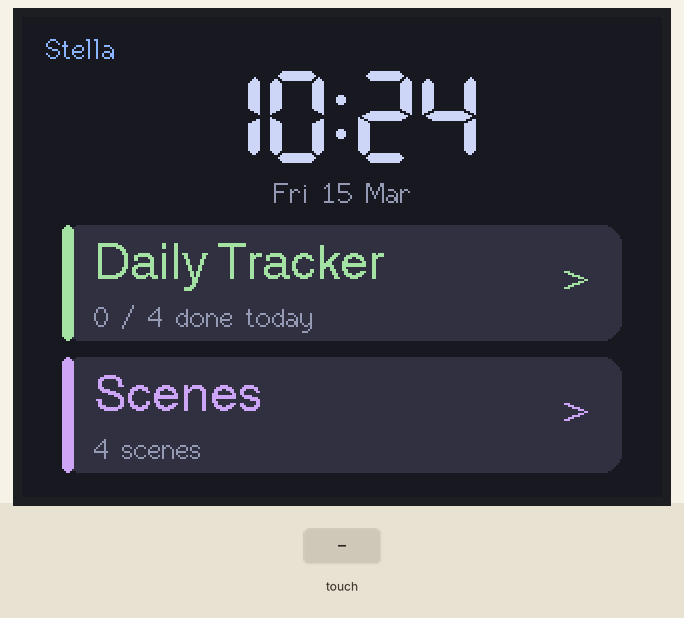
Bench run of a program on a simulated ESP32. Shown: 320×240 colour display. The test bench sets the inputs (shaded band). WiFi joins after 1.5 s; servers stay silent unless stated; the local clock reads 2024-03-15 10:24:30 at power-on unless the program sets it; EEPROM starts erased.

Above: at 3.1 s.
3.2 s: touch panel pressed at 13 % / 50 % of its raw x / y range
At 4.0 s:
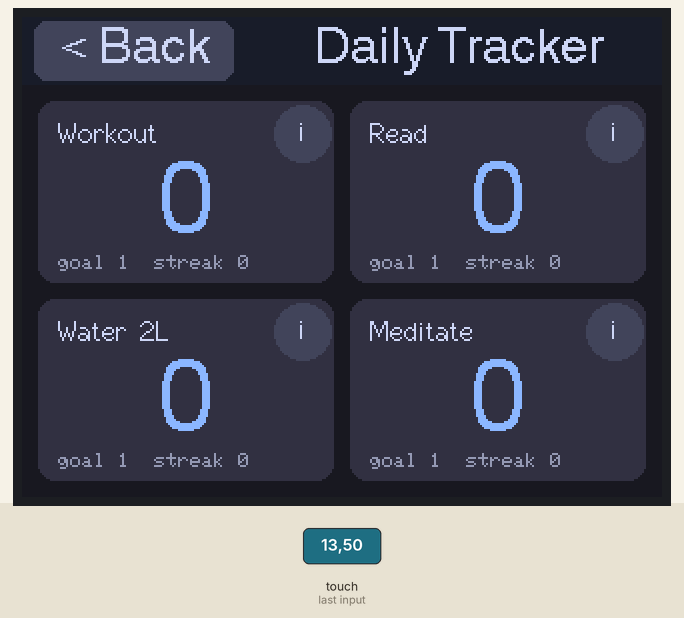
4.8 s: touch panel pressed at 13 % / 30 % of its raw x / y range
At 6.0 s:
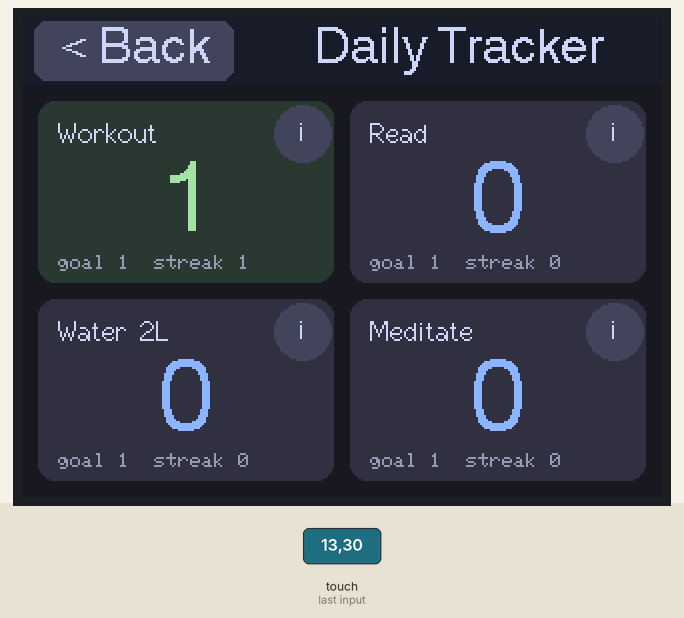
6.3 s: touch panel pressed at 38 % / 30 % of its raw x / y range
At 7.3 s:
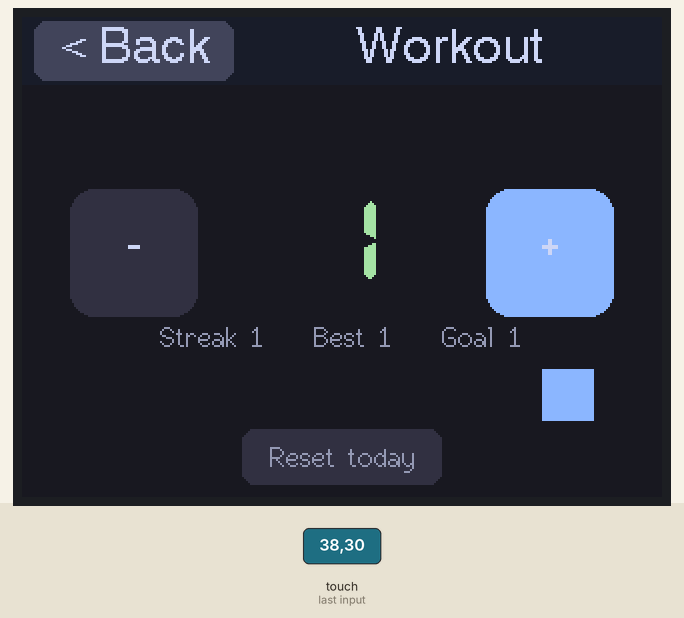
7.9 s: touch panel pressed at 13 % / 10 % of its raw x / y range
At 8.6 s:
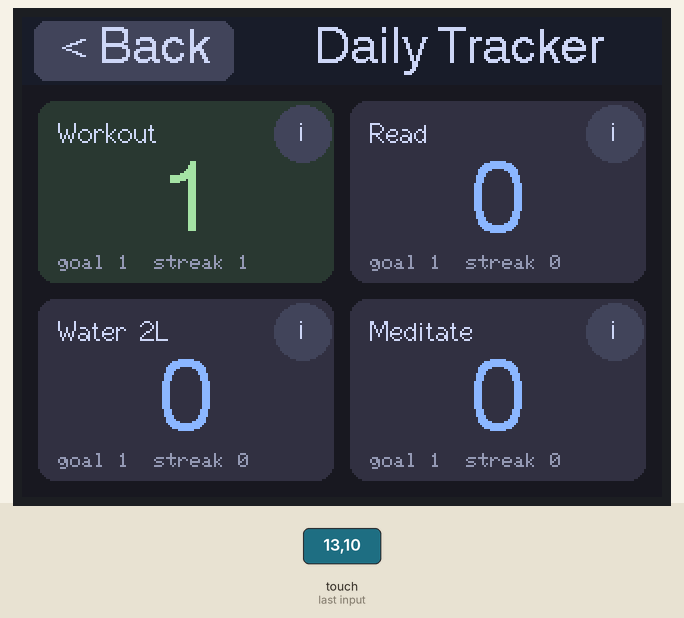
9.5 s: touch panel pressed at 87 % / 30 % of its raw x / y range
At 10.9 s:
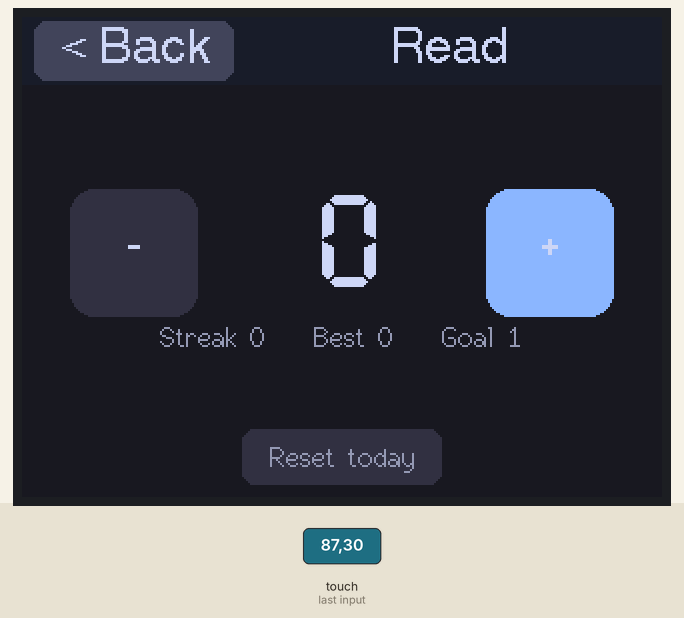
Timing chart, 0 to 12.5 s (numbered marks = the images above; inputs shaded):
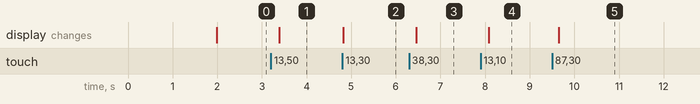

Measured:
- after the input at 3.2 s, the display: changes after 0.19 s (image 1)
- after the input at 4.8 s, the display: changes at once (image 2)
- after the input at 6.3 s, the display: changes after 0.15 s (image 3)
- after the input at 7.9 s, the display: changes after 0.19 s (image 4)
- after the input at 9.5 s, the display: changes after 0.15 s (image 5)

The program:

main.cpp
```cpp
#include <Arduino.h>
#include <WiFi.h>
#include <SPI.h>
#include <TFT_eSPI.h>
#include <XPT2046_Touchscreen.h>

#include "config.h"
#include "theme.h"
#include "time_util.h"
#include "habit_store.h"
#include "screen_manager.h"
#include "home_screen.h"
#include "tracker_screen.h"
#include "detail_screen.h"
#include "scenes_screen.h"
#include "screensaver_screen.h"
#include "app.h"

// --- Global app context (declared extern in app.h) -------------------
TFT_eSPI      tft = TFT_eSPI();
HabitStore    store;
ScreenManager screens;
int           g_selectedHabit = 0;

static HomeScreen        homeScreen;
static TrackerScreen     trackerScreen;
static DetailScreen      detailScreen;
static ScenesScreen      scenesScreen;
static ScreensaverScreen screensaverScreen;
Screen* gHomeScreen    = &homeScreen;
Screen* gTrackerScreen = &trackerScreen;
Screen* gDetailScreen  = &detailScreen;
Screen* gScenesScreen  = &scenesScreen;
Screen* gScreensaver   = &screensaverScreen;

// --- Touch (XPT2046 lives on its own SPI bus on the CYD) -------------
static SPIClass            touchSPI(VSPI);
static XPT2046_Touchscreen touchscreen(XPT2046_CS, XPT2046_IRQ);

// --- Input edge detection + tick pacing ------------------------------
static bool     wasDown = false;
static uint32_t lastTick = 0;

// --- Backlight + idle state ------------------------------------------
static const int BL_CHANNEL = 0;            // LEDC channel (core 2.x)
enum BLState { BL_FULL, BL_DIM };
static BLState  blState = BL_FULL;
static uint32_t lastActivity = 0;           // millis() of last touch
static bool     inScreensaver = false;

static inline void blWrite(uint8_t duty) {
#if ESP_ARDUINO_VERSION_MAJOR >= 3
  ledcWrite(BACKLIGHT_PIN, duty);
#else
  ledcWrite(BL_CHANNEL, duty);
#endif
}

// Screensaver brightness: lower at night. Defaults to daytime if the
// clock isn't synced yet.
static uint8_t dimDuty() {
  int hour = 12;
  if (timeReady()) {
    time_t t = time(nullptr);
    struct tm tm;
    localtime_r(&t, &tm);
    hour = tm.tm_hour;
  }
  bool night = (hour >= NIGHT_START_HOUR) || (hour < DAY_START_HOUR);
  return night ? BL_DIM_NIGHT : BL_DIM_DAY;
}

static void setBacklight(BLState s) {
  blWrite(s == BL_FULL ? 255 : dimDuty());
  blState = s;
}

static void enterScreensaver() {
  inScreensaver = true;
  setBacklight(BL_DIM);
  screens.show(gScreensaver);
}

static void exitScreensaver() {
  inScreensaver = false;
  setBacklight(BL_FULL);
  screens.show(gHomeScreen);
}

static void backlightBegin() {
#if ESP_ARDUINO_VERSION_MAJOR >= 3
  ledcAttach(BACKLIGHT_PIN, 5000, 8);
#else
  ledcSetup(BL_CHANNEL, 5000, 8);
  ledcAttachPin(BACKLIGHT_PIN, BL_CHANNEL);
#endif
  setBacklight(BL_FULL);
}

static void bootMessage(const char* msg) {
  tft.fillScreen(COLOR_BG);
  tft.setTextDatum(MC_DATUM);
  tft.setTextColor(COLOR_TEXT, COLOR_BG);
  tft.drawString("Stella", 160, 96, 4);
  tft.setTextColor(COLOR_MUTED, COLOR_BG);
  tft.drawString(msg, 160, 136, 2);
}

// Read + map a touch to screen pixels. Returns false when not touched.
static bool readTouch(int& x, int& y) {
  if (!touchscreen.touched()) return false;
  TS_Point p = touchscreen.getPoint();
  x = map(p.x, TOUCH_X_MIN, TOUCH_X_MAX, 0, 320);
  y = map(p.y, TOUCH_Y_MIN, TOUCH_Y_MAX, 0, 240);
  x = constrain(x, 0, 319);
  y = constrain(y, 0, 239);
  // Calibration helper: uncomment to see raw vs mapped values.
  // Serial.printf("raw %d,%d -> %d,%d\n", p.x, p.y, x, y);
  return true;
}

void setup() {
  Serial.begin(115200);

  tft.init();
  tft.setRotation(1);            // landscape, 320x240
  tft.invertDisplay(DISPLAY_INVERT);  // fix panels that render inverted
  backlightBegin();             // take over the backlight pin for dimming

  touchSPI.begin(XPT2046_CLK, XPT2046_MISO, XPT2046_MOSI, XPT2046_CS);
  touchscreen.begin(touchSPI);
  touchscreen.setRotation(1);

  // WiFi + NTP are only needed for dates/streaks; failure is non-fatal.
  bootMessage("Connecting WiFi...");
  WiFi.mode(WIFI_STA);
  WiFi.begin(WIFI_SSID, WIFI_PASS);
  uint32_t t0 = millis();
  while (WiFi.status() != WL_CONNECTED && millis() - t0 < 8000) delay(150);

  if (WiFi.status() == WL_CONNECTED) {
    bootMessage("Syncing time...");
    configTime(TZ_OFFSET_HOURS * 3600, 0, NTP_SERVER);
    uint32_t t1 = millis();
    while (!timeReady() && millis() - t1 < 6000) delay(150);
  } else {
    bootMessage("No WiFi - offline mode");
    delay(1200);
  }

  store.begin();
  screens.show(gHomeScreen);
  lastActivity = millis();
}

void loop() {
  uint32_t now = millis();

  // Idle steps down one level every IDLE_STEP_MS:
  //   sub-screen -> home (still bright) -> screensaver (dim).
  if (!inScreensaver && now - lastActivity >= IDLE_STEP_MS) {
    if (screens.current() != gHomeScreen) {
      screens.show(gHomeScreen);
      lastActivity = now;         // home gets its own full idle window
    } else {
      enterScreensaver();
    }
  }

  int x, y;
  bool down = readTouch(x, y);
  if (down && !wasDown) {         // act on press edge only
    wasDown = true;
    lastActivity = now;
    if (inScreensaver) {
      exitScreensaver();          // wake to home, swallow this tap
    } else {
      screens.touch(x, y);
    }
  } else if (!down && wasDown) {
    wasDown = false;
  }

  // Tick fast while the screensaver animates, ~1Hz otherwise.
  uint32_t tickEvery = inScreensaver ? 40 : 1000;
  if (now - lastTick > tickEvery) {
    lastTick = now;
    screens.tick();
    // Track the day/night brightness boundary while dimmed.
    if (inScreensaver) setBacklight(BL_DIM);
  }

  delay(10);
}
```

app.h
```cpp
#pragma once
#include <TFT_eSPI.h>
#include "habit_store.h"
#include "screen.h"
#include "screen_manager.h"

// Global app context, defined in main.cpp and shared by all screens.
extern TFT_eSPI      tft;
extern HabitStore    store;
extern ScreenManager screens;

extern int g_selectedHabit;     // habit shown on the detail screen

// Navigation targets as base pointers (avoids screen header cross-includes).
extern Screen* gHomeScreen;     // Stella landing
extern Screen* gTrackerScreen;  // Daily Tracker grid
extern Screen* gDetailScreen;   // single-habit detail
extern Screen* gScenesScreen;   // IKEA Dirigera scenes
extern Screen* gScreensaver;    // dimmed floating clock
```

detail_screen.cpp
```cpp
#include "detail_screen.h"
#include "app.h"
#include "theme.h"
#include "ui.h"

// Tap targets (also used for drawing). The back button is drawn large and
// has an even larger hit area for finger / wall-mounted use.
static const int BACK_X = 6,   BACK_Y = 2,  BACK_W = 100, BACK_H = 30;
static const int BACK_HIT_X = 0, BACK_HIT_Y = 0, BACK_HIT_W = 120, BACK_HIT_H = 44;
static const int BTN_W = 64,   BTN_H = 64,  BTN_Y = 86;
static const int MINUS_X = 24, PLUS_X = 232;
static const int RESET_X = 110, RESET_Y = 206, RESET_W = 100, RESET_H = 28;

void DetailScreen::drawStatic() {
  int i = g_selectedHabit;

  // Header + back button + title
  tft.fillRect(0, 0, 320, HEADER_H, COLOR_HEADER);
  tft.fillRoundRect(BACK_X, BACK_Y, BACK_W, BACK_H, 6, COLOR_BADGE);
  tft.setTextDatum(MC_DATUM);
  tft.setTextColor(COLOR_TEXT, COLOR_BADGE);
  tft.drawString("< Back", BACK_X + BACK_W / 2, BACK_Y + BACK_H / 2, 4);
  tft.setTextColor(COLOR_TEXT, COLOR_HEADER);
  tft.drawString(store.name(i), 214, HEADER_H / 2, 4);

  // Minus / plus buttons (font 4 so '+' renders; font 6 has no '+')
  tft.fillRoundRect(MINUS_X, BTN_Y, BTN_W, BTN_H, 12, COLOR_CARD);
  tft.fillRoundRect(PLUS_X,  BTN_Y, BTN_W, BTN_H, 12, COLOR_ACCENT);
  tft.setTextDatum(MC_DATUM);
  tft.setTextColor(COLOR_TEXT, COLOR_CARD);
  tft.drawString("-", MINUS_X + BTN_W / 2, BTN_Y + BTN_H / 2 - 2, 4);
  tft.setTextColor(COLOR_TEXT, COLOR_ACCENT);
  tft.drawString("+", PLUS_X + BTN_W / 2, BTN_Y + BTN_H / 2 - 2, 4);

  // Reset-today button
  tft.fillRoundRect(RESET_X, RESET_Y, RESET_W, RESET_H, 6, COLOR_CARD);
  tft.setTextColor(COLOR_MUTED, COLOR_CARD);
  tft.drawString("Reset today", RESET_X + RESET_W / 2, RESET_Y + RESET_H / 2, 2);
}

void DetailScreen::drawCount() {
  int i = g_selectedHabit;

  // Big 7-seg number between the buttons.
  tft.fillRect(96, 78, 136, 70, COLOR_BG);
  char buf[8];
  snprintf(buf, sizeof(buf), "%u", store.get(i).todayCount);
  tft.setTextDatum(MC_DATUM);
  tft.setTextColor(store.metToday(i) ? COLOR_GREEN : COLOR_TEXT, COLOR_BG);
  tft.drawString(buf, 164, 112, 7);

  // Streak / best / goal line.
  tft.fillRect(0, 150, 320, 20, COLOR_BG);
  char line[48];
  snprintf(line, sizeof(line), "Streak %u    Best %u    Goal %u",
           store.displayStreak(i), store.get(i).best, store.goal(i));
  tft.setTextColor(COLOR_MUTED, COLOR_BG);
  tft.drawString(line, 160, 160, 2);
}

void DetailScreen::drawChart() {
  int i = g_selectedHabit;
  HabitData& h = store.get(i);

  // 7 values: 6 closed days + today (rightmost, highlighted).
  uint16_t vals[7];
  for (int k = 0; k < HISTORY_DAYS; k++) vals[k] = h.history[k];
  vals[6] = h.todayCount;

  uint16_t mx = 1;
  for (int k = 0; k < 7; k++)
    if (vals[k] > mx) mx = vals[k];

  const int baseY = 202, maxH = 26, slotW = 40, x0 = 20, bw = 26;
  tft.fillRect(0, 172, 320, 32, COLOR_BG);
  for (int k = 0; k < 7; k++) {
    int bx = x0 + k * slotW;
    int bh = (int)((long)vals[k] * maxH / mx);
    if (vals[k] > 0 && bh < 2) bh = 2;           // keep tiny bars visible
    uint16_t c = (k == 6) ? COLOR_ACCENT : COLOR_BAR;
    tft.fillRect(bx, baseY - bh, bw, bh, c);
  }
}

void DetailScreen::enter() {
  tft.fillScreen(COLOR_BG);
  drawStatic();
  drawCount();
  drawChart();
}

void DetailScreen::handleTouch(int tx, int ty) {
  int i = g_selectedHabit;
  if (ui::inRect(tx, ty, BACK_HIT_X, BACK_HIT_Y, BACK_HIT_W, BACK_HIT_H)) {
    screens.show(gTrackerScreen);
    return;
  }
  if (ui::inRect(tx, ty, PLUS_X, BTN_Y, BTN_W, BTN_H)) {
    store.increment(i);
    drawCount();
    drawChart();
    return;
  }
  if (ui::inRect(tx, ty, MINUS_X, BTN_Y, BTN_W, BTN_H)) {
    store.decrement(i);
    drawCount();
    drawChart();
    return;
  }
  if (ui::inRect(tx, ty, RESET_X, RESET_Y, RESET_W, RESET_H)) {
    store.resetToday(i);
    drawCount();
    drawChart();
    return;
  }
}
```

detail_screen.h
```cpp
#pragma once
#include "screen.h"

// Single-habit view: big counter with -/+ buttons, streak/best/goal line,
// a 7-day bar chart, and a reset-today button. Back returns to home.
class DetailScreen : public Screen {
 public:
  void enter() override;
  void handleTouch(int x, int y) override;

 private:
  void drawStatic();  // chrome that never changes while on this screen
  void drawCount();   // the number + streak line
  void drawChart();   // 7-day bars
};
```

habit_store.cpp
```cpp
#include "habit_store.h"
#include <Preferences.h>
#include "time_util.h"

static Preferences prefs;
static const char* NS = "tracker";

void HabitStore::begin() {
  prefs.begin(NS, false);
  for (int i = 0; i < HABIT_COUNT; i++) load(i);
  refresh();
}

void HabitStore::load(int i) {
  HabitData d{};
  char key[8];
  snprintf(key, sizeof(key), "h%d", i);
  size_t n = prefs.getBytes(key, &d, sizeof(d));
  if (n != sizeof(d)) {  // first run / changed layout -> fresh state
    d = HabitData{};
    d.version = 1;
  }
  _data[i] = d;
}

void HabitStore::save(int i) {
  char key[8];
  snprintf(key, sizeof(key), "h%d", i);
  prefs.putBytes(key, &_data[i], sizeof(HabitData));
}

void HabitStore::pushHistory(HabitData& h, uint16_t c) {
  for (int k = 0; k < HISTORY_DAYS - 1; k++) h.history[k] = h.history[k + 1];
  h.history[HISTORY_DAYS - 1] = c;
}

// Advance the habit from its stored day up to `today`, closing each day
// in between: archive it to history and extend or break the streak.
void HabitStore::rollover(int i, long today) {
  if (today < 0) return;  // time unknown -> don't touch anything
  HabitData& h = _data[i];
  if (h.lastDay == 0) {   // never seen a date before
    h.lastDay = today;
    return;
  }
  if (today == h.lastDay) return;

  uint16_t g = HABITS[i].goal;
  for (long d = h.lastDay; d < today; d++) {
    uint16_t c = (d == h.lastDay) ? h.todayCount : 0;  // skipped days = 0
    pushHistory(h, c);
    if (c >= g) h.streak++;
    else        h.streak = 0;
    if (h.streak > h.best) h.best = h.streak;
  }
  h.todayCount = 0;
  h.lastDay = today;
  save(i);
}

void HabitStore::refresh() {
  long t = todayIndex();
  for (int i = 0; i < HABIT_COUNT; i++) rollover(i, t);
}

void HabitStore::increment(int i) {
  rollover(i, todayIndex());
  if (_data[i].todayCount < 9999) _data[i].todayCount++;
  uint16_t ds = displayStreak(i);
  if (ds > _data[i].best) _data[i].best = ds;
  save(i);
}

void HabitStore::decrement(int i) {
  rollover(i, todayIndex());
  if (_data[i].todayCount > 0) _data[i].todayCount--;
  save(i);
}

void HabitStore::resetToday(int i) {
  _data[i].todayCount = 0;
  save(i);
}

uint16_t HabitStore::displayStreak(int i) {
  return _data[i].streak + (metToday(i) ? 1 : 0);
}
```

habit_store.h
```cpp
#pragma once
#include <Arduino.h>
#include "config.h"

#define HISTORY_DAYS 6  // previous closed days kept for the chart

// Per-habit dynamic state. Persisted to NVS as a raw blob, keyed by index.
struct HabitData {
  uint16_t todayCount;             // increments so far today
  uint16_t streak;                 // completed days strictly BEFORE today
  uint16_t best;                   // best streak ever (incl. a live today)
  uint16_t history[HISTORY_DAYS];  // last closed days; [N-1] = most recent
  long     lastDay;                // day index todayCount belongs to (0 = new)
  uint16_t version;
};

// Owns all habit state and its persistence. Names/goals come from the
// compile-time HABITS[] table; only counts/streaks/history are stored.
class HabitStore {
 public:
  void begin();
  void refresh();          // re-check day rollover for every habit
  void increment(int i);
  void decrement(int i);
  void resetToday(int i);

  HabitData&  get(int i)  { return _data[i]; }
  const char* name(int i) { return HABITS[i].name; }
  uint16_t    goal(int i) { return HABITS[i].goal; }
  bool        metToday(int i) { return _data[i].todayCount >= HABITS[i].goal; }
  uint16_t    displayStreak(int i);  // streak including today if done

 private:
  HabitData _data[HABIT_COUNT];
  void load(int i);
  void save(int i);
  void rollover(int i, long today);
  void pushHistory(HabitData& h, uint16_t c);
};
```

home_screen.cpp
```cpp
#include "home_screen.h"
#include "app.h"
#include "theme.h"
#include "time_util.h"
#include "ui.h"
#include <time.h>

// Two full-width app tiles: Daily Tracker on top, Scenes below.
static const int TILE_X = 20, TILE_W = 280, TILE_H = 58;
static const int TRACKER_Y = 104;
static const int SCENES_Y  = 170;

static int shownHabits() { return HABIT_COUNT < 4 ? HABIT_COUNT : 4; }

static int doneToday() {
  int n = shownHabits(), d = 0;
  for (int i = 0; i < n; i++)
    if (store.metToday(i)) d++;
  return d;
}

static void drawTile(int x, int y, int w, const char* title, const char* sub,
                     uint16_t accent) {
  tft.fillRoundRect(x, y, w, TILE_H, 10, COLOR_CARD);
  tft.fillRoundRect(x, y, 6, TILE_H, 3, accent);  // coloured edge strip
  tft.setTextDatum(TL_DATUM);
  tft.setTextColor(accent, COLOR_CARD);
  tft.drawString(title, x + 16, y + 8, 4);
  tft.setTextColor(COLOR_MUTED, COLOR_CARD);
  tft.drawString(sub, x + 16, y + 38, 2);
  tft.setTextDatum(MR_DATUM);
  tft.setTextColor(accent, COLOR_CARD);
  tft.drawString(">", x + w - 16, y + TILE_H / 2, 4);
}

void HomeScreen::drawClock() {
  tft.fillRect(0, 24, 320, 74, COLOR_BG);   // clear the clock area

  char t[8], d[24];
  if (timeReady()) {
    time_t now = time(nullptr);
    struct tm tm;
    localtime_r(&now, &tm);
    strftime(t, sizeof(t), "%H:%M", &tm);
    strftime(d, sizeof(d), "%a %d %b", &tm);
    _lastMin = tm.tm_min;
  } else {
    strcpy(t, "--:--");
    strcpy(d, "syncing time...");
    _lastMin = -1;
  }

  tft.setTextDatum(TC_DATUM);
  tft.setTextColor(COLOR_TEXT, COLOR_BG);
  tft.drawString(t, 160, 26, 7);            // big 7-segment clock
  tft.setTextColor(COLOR_MUTED, COLOR_BG);
  tft.drawString(d, 160, 80, 2);
}

void HomeScreen::draw() {
  tft.fillScreen(COLOR_BG);

  // Brand mark (top-left, small)
  tft.setTextDatum(TL_DATUM);
  tft.setTextColor(COLOR_ACCENT, COLOR_BG);
  tft.drawString("Stella", 12, 8, 2);

  drawClock();

  char sub[32];
  snprintf(sub, sizeof(sub), "%d / %d done today", doneToday(), shownHabits());
  drawTile(TILE_X, TRACKER_Y, TILE_W, "Daily Tracker", sub, COLOR_GREEN);

  snprintf(sub, sizeof(sub), "%d scenes", SCENE_COUNT);
  drawTile(TILE_X, SCENES_Y, TILE_W, "Scenes", sub, COLOR_MAUVE);

  _lastDay = todayIndex();
}

void HomeScreen::enter() { draw(); }

void HomeScreen::handleTouch(int tx, int ty) {
  if (ui::inRect(tx, ty, TILE_X, TRACKER_Y, TILE_W, TILE_H)) {
    screens.show(gTrackerScreen);
    return;
  }
  if (ui::inRect(tx, ty, TILE_X, SCENES_Y, TILE_W, TILE_H)) {
    screens.show(gScenesScreen);
    return;
  }
}

void HomeScreen::tick() {
  long day = todayIndex();
  if (day != _lastDay) {          // day changed / time first synced -> redraw
    store.refresh();
    draw();
    return;
  }
  // Keep the clock current (update when the minute changes).
  if (timeReady()) {
    time_t now = time(nullptr);
    struct tm tm;
    localtime_r(&now, &tm);
    if (tm.tm_min != _lastMin) drawClock();
  }
}
```

home_screen.h
```cpp
#pragma once
#include "screen.h"

// Stella home / landing screen. Shows the app name, the date, and a tile
// for the Daily Tracker (with today's progress). Tapping the tile opens
// the tracker. Room to add more app tiles later.
class HomeScreen : public Screen {
 public:
  void enter() override;
  void handleTouch(int x, int y) override;
  void tick() override;

 private:
  long _lastDay = -999;
  int  _lastMin = -1;
  void draw();
  void drawClock();
};
```

scenes_screen.h
```cpp
#pragma once
#include "screen.h"

// "Scenes" page: a 2x2 grid of IKEA Dirigera scene tiles. Tap a tile to
// trigger that scene on the hub (one HTTPS PUT). A large back button
// (top-left) returns to the Stella home screen.
class ScenesScreen : public Screen {
 public:
  void enter() override;
  void handleTouch(int x, int y) override;

 private:
  void drawHeader();
  void drawTile(int i, const char* status);  // status==nullptr -> idle look
  void tileRect(int i, int& x, int& y, int& w, int& h);
  int  shownCount();
};
```

Source omitted: scenes_screen.cpp (5072 bytes), screen.h (431 bytes), screen_manager.h (399 bytes), screensaver_screen.cpp (2197 bytes), screensaver_screen.h (498 bytes), theme.h (1502 bytes), time_util.h (665 bytes), tracker_screen.cpp (3290 bytes), tracker_screen.h (528 bytes), ui.h (226 bytes), config.h (4261 bytes)
